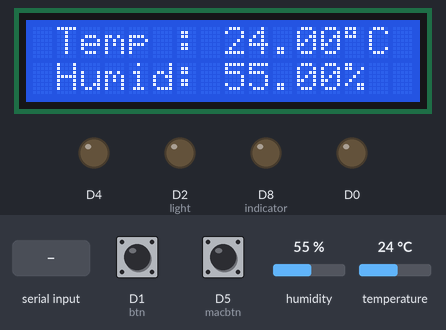
The sketch below on a simulated ESP8266 (NodeMCU). On the bench: 16×2 character LCD, output pins drawn as LEDs (lit = HIGH). The inputs (shaded band) are chosen by the test bench; at power-on: D5 (macbtn) HIGH, D1 (btn) HIGH, humidity 55 %, temperature 24 °C. WiFi joins after 1.5 s; servers stay silent unless stated; storage starts empty; the Firebase database answers and starts empty; what the sketch prints to the serial monitor is not drawn.

Above: at 11.5 s.
11.6 s: D5 (macbtn) pulled LOW for 3.2 s
At 16.0 s:
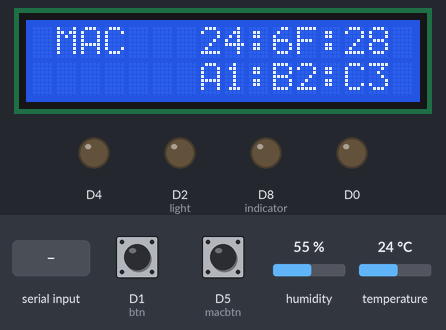
16.3 s: D1 (btn) pulled LOW for 0.15 s
At 17.3 s:
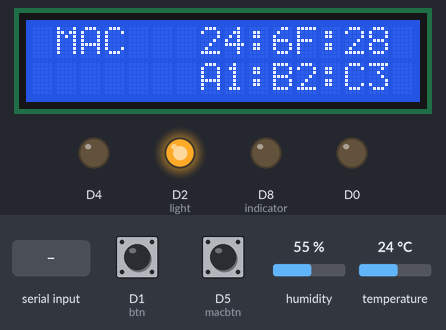
17.9 s: "1" received over Serial
At 19.0 s:
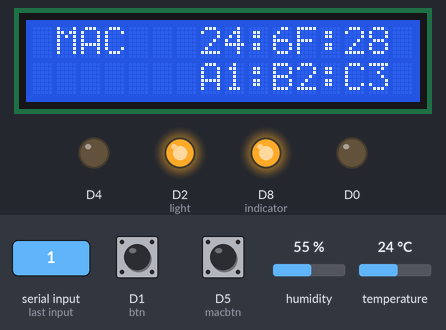
21.5 s: D5 (macbtn) pulled LOW for 3.2 s
At 25.7 s:
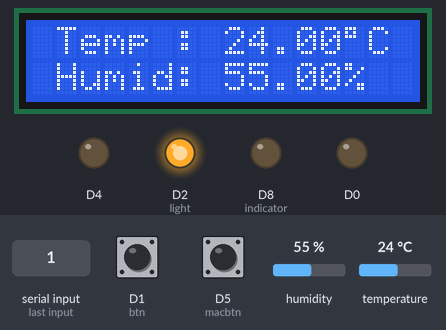
26.2 s: humidity set to 22 %
At 29.7 s:
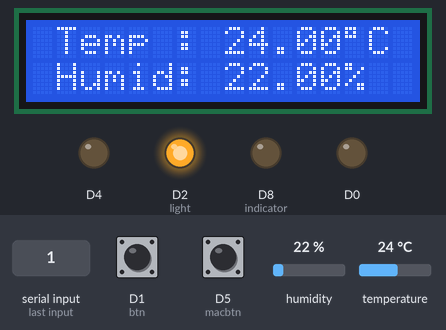
30.4 s: temperature set to 12 °C
At 33.2 s:
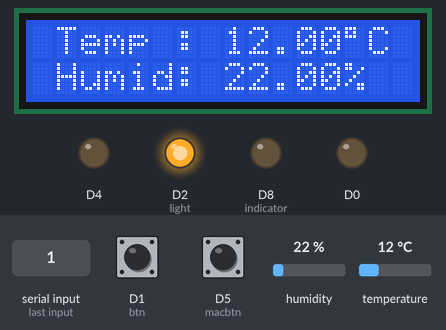
Timing chart, 0 to 34.4 s (numbered marks = the images above; inputs shaded):
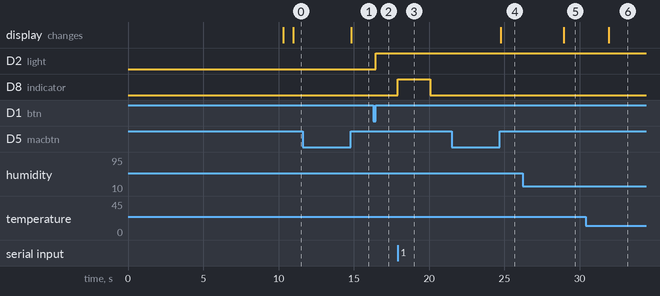

Measured:
- after the input at 11.6 s, the display: changes after 3.2 s (image 1)
- after the input at 16.3 s, D2 (light): LOW → HIGH after 0.15 s
- after the input at 17.9 s, D8 (indicator): LOW → HIGH at once, → LOW 2.2 s later
- after the input at 21.5 s, the display: changes after 3.2 s (image 4)
- after the input at 26.2 s, the display: changes after 2.7 s (image 5)
- after the input at 30.4 s, the display: changes after 1.5 s (image 6)

The sketch:

NodeMCU_sprint2.ino
```cpp
#include <ESP8266WiFi.h>
#include <FirebaseArduino.h>
#include <Chrono.h>
#include <LiquidCrystal_I2C.h>
#include <Wire.h>

#include <ESP8266HTTPClient.h>
#include <FS.h>

// ---------------------------------- Wifi
String retrieverSSID = "Sam";
String retrieverPw = "";
String ssidUrl = "http://192.168.43.1:8080/ssid";
String pwUrl = "http://192.168.43.1:8080/password";

String ssid = "";
String pw = "";

bool linked = false;
Chrono wifiCheckTime;
bool tryingHomeWiFi = true;

// ---------------------------------- Firebase
#define fbHost "fb-demo-a57e3.firebaseio.com"
#define fbAuth "hdOHt0DQuTc6oRrVcxQe0Y2SujUDnmO9rjwUVTcM"
String path = "";

// ---------------------------------- Components
#include "DHT.h"
#define DHTPIN D3
#define DHTTYPE DHT21
DHT dht(DHTPIN, DHTTYPE);

// AM2301
float temp = 0;
float humid = 0;
int interval = 3000;
Chrono tempHumidSensor;

// Arduino mode
char nowMode = 'x';
unsigned long timeOut = 2000;
Chrono modeReceipt;

// Light
#define indicator D8

#define light D2
bool isOn = false;

// Light button
#define btn D1
bool btnState = false;
bool isBtnPressed = false;

// LCD I2C
#define scl D6
#define sda D7
LiquidCrystal_I2C lcd(0x3F, 16, 2);
bool hasLabel = false;
bool showTempHumid = true;
bool isMacPrinted = false;

// Mac address Btn
#define macbtn D5
bool butState = false;  //true = pressed, false = unpressed
unsigned long pressTime = 0;
const unsigned long waitTime = 1000;

// ---------------------------------- main
void setup() {
  Serial.begin(115200);
  lightTheSun();
  readData();
  waitForRetriever();
  beginWiFi(ssid, pw);
  SetUpLCD();
  dht.begin();
  setPin();
}

void loop() {
  checkWiFi();
  checkButtons();
  observeTempHumid();
  observeArduinoMode();
  setLightStatus();
}

// ----------------------------------

void setPin() {
  pinMode(light, OUTPUT);
  pinMode(indicator, OUTPUT);
  pinMode(btn, INPUT_PULLUP);
  pinMode(macbtn, INPUT_PULLUP);
}

void SetUpLCD() {
  Wire.begin(sda, scl);
  lcd.begin();
  lcd.home();
  lcd.print("  Starting...");
}

void observeTempHumid() {
  if (tempHumidSensor.hasPassed(interval)) {
    tempHumidSensor.restart();
    getLightStatus();
    temp = dht.readTemperature();
    humid = dht.readHumidity();
    printTempHumid();
    postTempHumid();
//    Serial.print("T: ");
//    Serial.print(temp);
//    Serial.print("   H: ");
//    Serial.println(humid);
  }
}

void printTempHumid() {
  if (showTempHumid) {
    if (!hasLabel) {
      lcd.clear();
      lcd.setCursor(1,0);
      lcd.print("Temp :       C");
      lcd.setCursor(13,0);
      lcd.print(char(223));
      lcd.setCursor(1,1);
      lcd.print("Humid:      %");
      hasLabel = true;
      isMacPrinted = false;
    }
    lcd.setCursor(8,0);
    lcd.print(temp);
    lcd.setCursor(8,1);
    lcd.print(humid);
  }
}

void printMAC() {
  if (!isMacPrinted) {
    lcd.clear();
    lcd.setCursor(1,0);
    lcd.print("MAC");
    lcd.setCursor(7,0);
    lcd.print(WiFi.macAddress().substring(0, 8));
    lcd.setCursor(7,1);
    lcd.print(WiFi.macAddress().substring(9));
    hasLabel = false;
    isMacPrinted = true;
  }
}

// turn on built-in leds
void lightTheSun() {
  pinMode(D0, OUTPUT);
  digitalWrite(D0, LOW);
}

void lightTheMoon() {
  pinMode(D4, OUTPUT);
  digitalWrite(D4, LOW);
}

void shadowTheMoon() {
  digitalWrite(D4, HIGH);
}

// get mode from FireGas arduino
void observeArduinoMode() {
  if (Serial.available()) receiveMode();
  else checkConnectedUNO();
}

void receiveMode() {
  char newMode = Serial.read();
    if (newMode == '1' || newMode == '2' || newMode == '3' || newMode == '0') {
      modeReceipt.restart();
      if (newMode != nowMode) {
        digitalWrite(indicator, HIGH);
        nowMode = newMode;
        postArduinoMode();
      }
    }
}

void checkConnectedUNO() {
  if (nowMode != 'x') {
    if (modeReceipt.hasPassed(timeOut)) {
      modeReceipt.restart();
      nowMode = 'x';
      digitalWrite(indicator, LOW);
      postArduinoMode();
//      Serial.println("FireGas Arduino disconnected");
    }
  }
}

// on off light
void setLightStatus() {
  checkBtn();
  if(isBtnPressed) {
    isBtnPressed = false;
    isOn = !isOn;
    switchLight();
    postLightStatus();
  }
}

// check buttons
void checkButtons() {
  checkBtn();
  checkMacBtnHeld();
}

void checkMacBtnHeld() {
  if(digitalRead(macbtn) == HIGH) pressTime = 0;
  if(digitalRead(macbtn) == LOW && pressTime == 0) pressTime = millis();
  if(pressTime != 0 && digitalRead(macbtn) == LOW && millis() - pressTime >= waitTime) butState = true;
  if(butState && digitalRead(macbtn) == HIGH) {
    butState = false;
    pressTime = 0;
    showTempHumid = !showTempHumid;
    showTempHumid ? printTempHumid() : printMAC();
  }
}

void checkBtn() {
  if(digitalRead(btn) == LOW) btnState = true;
  if(btnState && digitalRead(btn) == HIGH) {
    btnState = false;
    isBtnPressed = true;
  }
}

void switchLight() {
  isOn ? digitalWrite(light, HIGH) : digitalWrite(light, LOW);
}

// ---------------------------------- Firebase interaction
void postTempHumid() {
  if (linked) {
    checkBtn();
    String strTemp = String(temp);
    String strHumid = String(humid);
    Firebase.setString(path + "/temp_humid", String(strTemp + " " + strHumid));
  }
}

void postArduinoMode() {
  if (linked) {
    checkBtn();
    String strMode = "";
    strMode += nowMode;
    Firebase.setString(path + "/mode", strMode);
  }
}

void postLightStatus() {
  if (linked) {
    checkBtn();
    Firebase.setBool(path + "/led", isOn);
  }
}

void getLightStatus() {
  if (linked) {
    checkBtn();
    bool val = Firebase.getBool(path + "/led");
    if (!Firebase.failed()) isOn = val;
    switchLight();
  }
}

void postMacAddress() {
  if (linked) {
    Firebase.setString(path + "/MAC", WiFi.macAddress());
  }
}

// ---------------------------------- WiFi interaction
void checkWiFi() {
  if(WiFi.status() == WL_DISCONNECTED) {
    shadowTheMoon();
    linked = false;
  }
  if (!linked && wifiCheckTime.hasPassed(8000)) {
//    Serial.println(WiFi.status());
    if (WiFi.status() != WL_CONNECTED) {
      WiFi.disconnect(true);
      tryingHomeWiFi ? beginWiFi(ssid, pw) : beginWiFi(retrieverSSID, retrieverPw);
      Serial.println(tryingHomeWiFi ? "Trying Home: " + ssid + " " + pw : "Trying Phone");
      tryingHomeWiFi = !tryingHomeWiFi;
    }
    else if (WiFi.SSID() == retrieverSSID) {
      if (getNewSSID() && getNewPw()) {
        storeData();
        beginWiFi(ssid, pw);
        tryingHomeWiFi = !tryingHomeWiFi;
        Serial.println("Retriever: " + ssid + " " + pw);
      }
      else {
        Serial.println("No responses from Retriever");
      }
    }
    else if (WiFi.SSID() == ssid) {
      Firebase.begin(fbHost, fbAuth);
      linked = true;
      lightTheMoon();
      path = "modules/" + WiFi.macAddress();
      postMacAddress();
      postArduinoMode();
      postLightStatus();
      Serial.println("Home connected: " + ssid + " " + pw);
    }
    wifiCheckTime.restart();
  }
}

void waitForRetriever() {
  Serial.println("Waiting 10s for Retriever...");
  beginWiFi(retrieverSSID, retrieverPw);
  delay(10000);
  if (getNewSSID() && getNewPw()) Serial.println("Retriever: " + ssid + " " + pw);
}

bool getNewSSID() {
  HTTPClient http;
  http.begin(ssidUrl);
  int httpCode = http.GET();
  if (httpCode <= 0) return false;
  ssid = http.getString();
  return true;
}

bool getNewPw() {
  HTTPClient http;
  http.begin(pwUrl);
  int httpCode = http.GET();
  if (httpCode <= 0) return false;
  pw = http.getString();
  return true;
}

void beginWiFi(String ssid, String pw) {
  WiFi.begin((const char*)ssid.c_str(), (const char*)pw.c_str());
}

// ---------------------------------- SPIFFS interaction
void readData() {
  if(SPIFFS.begin()) {
    File ssidFile = SPIFFS.open("/ssid.text","r");
    if(ssidFile) {
      for(int i = 0; i < ssidFile.size(); i++) ssid += (char)ssidFile.read();
    }
    ssidFile.close();

    File pwFile = SPIFFS.open("/pw.text","r");
    if(pwFile) {
      for(int i = 0; i < pwFile.size(); i++) pw += (char)pwFile.read();
    }
    pwFile.close();

    SPIFFS.end();
    Serial.println("Stored WiFi: " + ssid + " " + pw);
  }
}

void storeData() {
  if(SPIFFS.begin()) {
    File ssidFile = SPIFFS.open("/ssid.text","w+");
    if(ssidFile) ssidFile.print(ssid);
    ssidFile.close();

    File pwFile = SPIFFS.open("/pw.text","w+");
    if(pwFile) pwFile.print(pw);
    pwFile.close();
    SPIFFS.end();
  }
}
```
